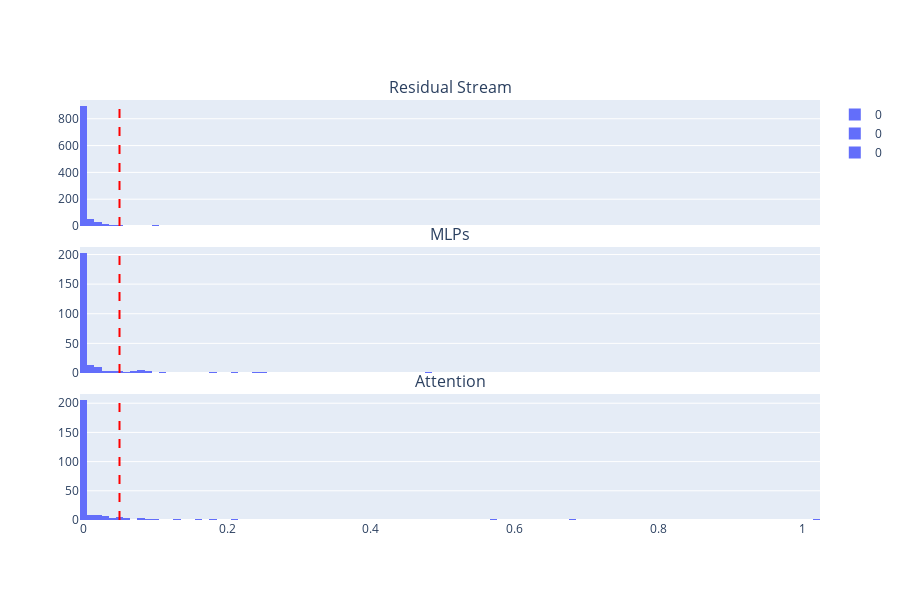

Notebook cell for this chart:
### Code cell
fig = make_subplots(rows=3, cols=1, subplot_titles=("Residual Stream", "MLPs", "Attention"), shared_xaxes=True, vertical_spacing=0.05)
    
for i, atp in enumerate([atp_q_v1, atp_k_v1, atp_v_v1]):
    plot = px.histogram(atp.max(1).values)
    for trace in plot.data:
        fig.add_trace(trace, row=1+i, col=1)

fig.add_vline(x=0.05, line_dash="dash", line_color="red")
fig.update_layout(height=600)
fig.show()

### Figure 1 — Plotly figure (JSON) as saved in the notebook; plotly's stock layout.template omitted (floating-point values rounded to 4 significant figures; data arrays with more than 128 entries replaced by an {"elided": "..."} marker saying what was removed)
{"data": [{"alignmentgroup": "True", "bingroup": "x", "hovertemplate": "variable=0<br>value=%{x}<br>count=%{y}<extra></extra>", "legendgroup": "0", "marker": {"color": "#636efa", "pattern": {"shape": ""}}, "name": "0", "offsetgroup": "0", "orientation": "v", "showlegend": true, "type": "histogram", "x": {"elided": "1024 float values"}, "xaxis": "x", "yaxis": "y"}, {"alignmentgroup": "True", "bingroup": "x", "hovertemplate": "variable=0<br>value=%{x}<br>count=%{y}<extra></extra>", "legendgroup": "0", "marker": {"color": "#636efa", "pattern": {"shape": ""}}, "name": "0", "offsetgroup": "0", "orientation": "v", "showlegend": true, "type": "histogram", "x": {"elided": "256 float values"}, "xaxis": "x2", "yaxis": "y2"}, {"alignmentgroup": "True", "bingroup": "x", "hovertemplate": "variable=0<br>value=%{x}<br>count=%{y}<extra></extra>", "legendgroup": "0", "marker": {"color": "#636efa", "pattern": {"shape": ""}}, "name": "0", "offsetgroup": "0", "orientation": "v", "showlegend": true, "type": "histogram", "x": {"elided": "256 float values"}, "xaxis": "x3", "yaxis": "y3"}], "layout": {"annotations": [{"font": {"size": 16}, "showarrow": false, "text": "Residual Stream", "x": 0.5, "xanchor": "center", "xref": "paper", "y": 1, "yanchor": "bottom", "yref": "paper"}, {"font": {"size": 16}, "showarrow": false, "text": "MLPs", "x": 0.5, "xanchor": "center", "xref": "paper", "y": 0.65, "yanchor": "bottom", "yref": "paper"}, {"font": {"size": 16}, "showarrow": false, "text": "Attention", "x": 0.5, "xanchor": "center", "xref": "paper", "y": 0.3, "yanchor": "bottom", "yref": "paper"}], "height": 600, "shapes": [{"line": {"color": "red", "dash": "dash"}, "type": "line", "x0": 0.05, "x1": 0.05, "xref": "x", "y0": 0, "y1": 1, "yref": "y domain"}, {"line": {"color": "red", "dash": "dash"}, "type": "line", "x0": 0.05, "x1": 0.05, "xref": "x2", "y0": 0, "y1": 1, "yref": "y2 domain"}, {"line": {"color": "red", "dash": "dash"}, "type": "line", "x0": 0.05, "x1": 0.05, "xref": "x3", "y0": 0, "y1": 1, "yref": "y3 domain"}], "xaxis": {"anchor": "y", "domain": [0, 1], "matches": "x3", "showticklabels": false}, "xaxis2": {"anchor": "y2", "domain": [0, 1], "matches": "x3", "showticklabels": false}, "xaxis3": {"anchor": "y3", "domain": [0, 1]}, "yaxis": {"anchor": "x", "domain": [0.7, 1]}, "yaxis2": {"anchor": "x2", "domain": [0.35, 0.65]}, "yaxis3": {"anchor": "x3", "domain": [0, 0.3]}}}
